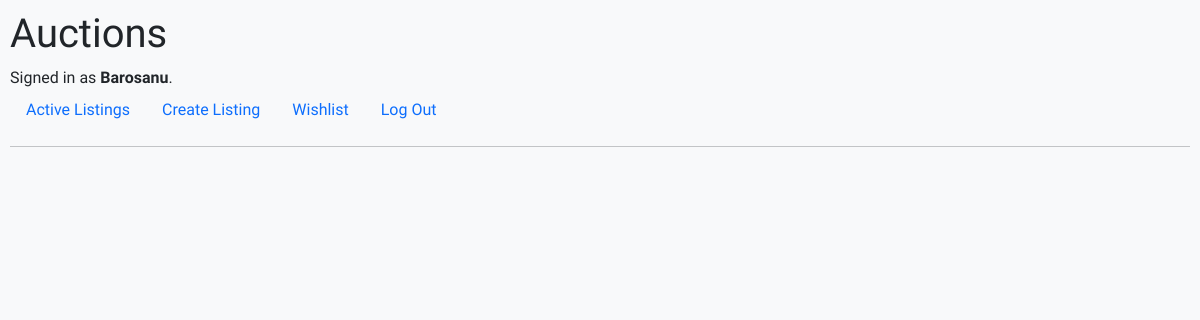
/get_wishlist (signed in), run on an earlier commit of the app's database.
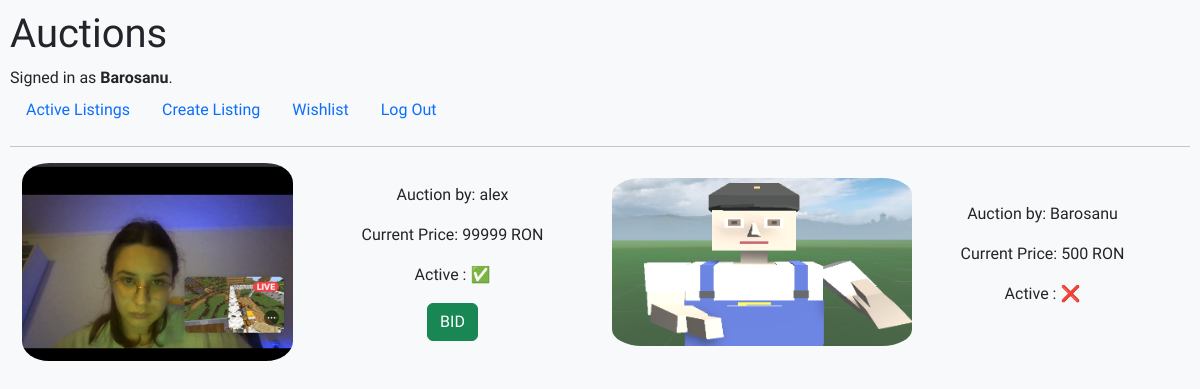
And on a later commit of the database.
### auctions/models.py (models this page shows, shortened)
class User(AbstractUser):
    profile_picture = models.ImageField(upload_to='profile_picture', default=None)

class Wishlist(models.Model):
    user = models.ForeignKey(User, on_delete=models.CASCADE)
    listing = models.ForeignKey(Listing, on_delete=models.CASCADE)

class Listing(models.Model):
    title = models.CharField(validators=[MinLengthValidator(5)], max_length=50, default="")
    user_posted = models.ForeignKey(User, on_delete=models.CASCADE)
    photo = models.ImageField(upload_to='auction_photo')
    startingPrice = models.IntegerField(validators=[MinValueValidator(0), MaxValueValidator(9999)])
    uploadDate = models.DateTimeField(auto_now_add = True)
    active = models.BooleanField(default= True)
    category = models.CharField(validators=[MinLengthValidator(1)], max_length=64)
    currentPrice = models.IntegerField(default=0)
    expire = models.DateTimeField(default=timezone.now() + timedelta(hours=24))

### auctions/views.py (the view)
# urls.py: path("get_wishlist", views.get_wishlist, name="wishlist"),
@login_required(login_url="/login")
def get_wishlist(request):
    wishlist = Wishlist.objects.filter(user=request.user).all()
    return render(request, "auctions/wishlist.html", {'wishlist' : wishlist})

### auctions/templates/auctions/wishlist.html (shortened to what this page needs)
{% extends 'auctions/layout.html' %}
{% block body %}
<div class="container-fluid">
    <div class="row align-items-center">
        {% for wish in wishlist %}
        <div class="col-xl-3 col-12 col-md-6 mb-3 text-center">
            <img src="{{ wish.listing.photo.url }}" style="max-width: 300px; border-radius: 10%;">
            </div>
            <div class="col-xl-3 col-12 col-md-6 mb-3 text-center">
                <p>Auction by: {{wish.listing.user_posted}}</p>
                <p>Current Price: {{wish.listing.currentPrice}} RON</p>
                <p>Active :
                    {% if wish.listing.active %} ✅ </p>
                    <a class="button btn btn-success text-white" href="{% url 'see_auction' wish.listing.id %}">
                        {% if user.username|lower == wish.listing.user_posted|lower %}
                         Your auction <br>
                         See details
                         {% else %}
                         BID
                         {% endif %}
                    </a>
                         {% else %} ❌ </p>
                     {% endif %}
            </div>
            {%endfor%}
    </div>
</div>
{% endblock %}

### auctions/templates/auctions/layout.html (shortened to what this page needs)
{% load static %}
<!DOCTYPE html>
<html lang="en">
    <head>
        <link href="https://cdn.jsdelivr.net/npm/bootstrap@5.3.3/dist/css/bootstrap.min.css" rel="stylesheet">
        <link href="{% static 'auctions/styles.css' %}" rel="stylesheet">
    </head>
    <body class="bg-light" style="font-family: 'Winky Sans', sans-serif;
    font-optical-sizing: auto;">
        <h1>Auctions</h1>
        <div>
            {% if user.is_authenticated %}
                Signed in as <strong>{{ user.username }}</strong>.
            {% else %}
                Not signed in.
            {% endif %}
        </div>
        <ul class="nav">
            <li class="nav-item">
                <a class="nav-link" href="{% url 'index' %}">Active Listings</a>
            </li>
            <li class="nav-item">
                <a class="nav-link" href="{% url 'create_listing' %}">Create Listing</a>
            </li>
            <li class="nav-item">
                <a class="nav-link" href="{% url 'wishlist' %}">Wishlist</a>
            </li>
            {% if user.is_authenticated %}
                <li class="nav-item">
                    <a class="nav-link" href="{% url 'logout' %}">Log Out</a>
                </li>
            {% endif %}
        </ul>
        <hr>
        {% block body %}
        {% endblock %}
    </body>
</html>

### auctions/static/auctions/styles.css (style rules this page uses)
body { padding: 10px; }

What changed in the data, as far as the page shows it:
added Wishlist: listing.photo (picture), listing.user_posted "alex", listing.currentPrice "99999", shows "BID"
added Wishlist: listing.photo (picture), listing.user_posted "Barosanu", listing.currentPrice "500"
